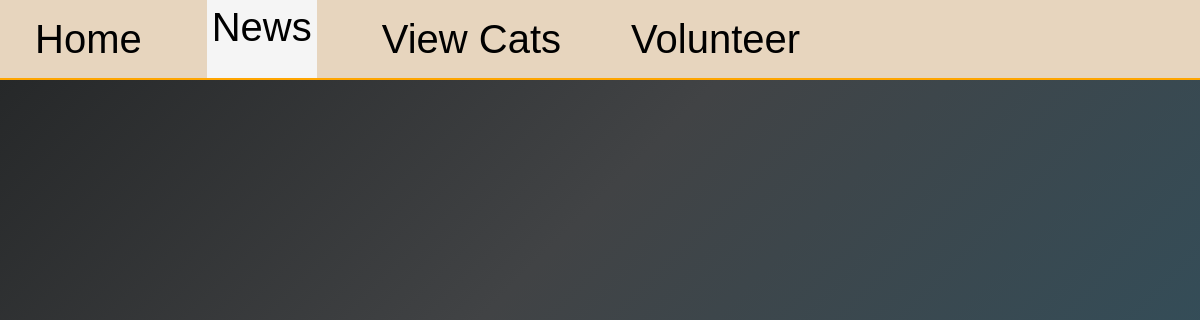
Before: /news/3 with the older database file.
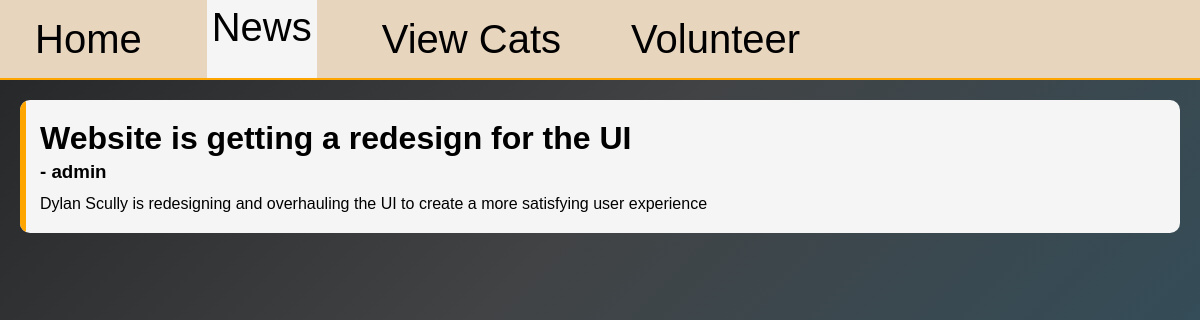
After: the same page with the newer database file.
### db_management.py (models this page shows)
class News(db.Model):
    id = db.Column(db.Integer, primary_key=True)
    headline = db.Column(db.String(50), nullable=False, unique=True)
    description = db.Column(db.String(250), nullable=False, unique=True)
    author_id = db.Column(db.Integer, db.ForeignKey("user.id"), nullable=False)

class User(db.Model):
    id = db.Column(db.Integer, primary_key=True)
    username = db.Column(db.String(50), nullable=False, unique=True)
    password = db.Column(db.String(50), nullable=False)
    level = db.Column(db.String(50), nullable=False)
    news = db.relationship("News", backref="author", lazy=True)
    forms = db.relationship("AdoptionForm", backref="user", lazy=True)
    volunteer_request = db.relationship(
        "VolunteerRequest", backref="user", lazy=True
    )
    transport = db.relationship("CatTransport", backref="user", lazy=True)

### main.py (the view, shortened to what this page needs)
@app.route("/news/<int:id>", methods=["GET", "POST"])
def news(id):
    user = User.query.filter(User.id == id).first()
    news = News.query.all()
    form = NewsForm()
    return render_template(
        "news.html", user=user, form=form, news=news, error="none"
    )

### templates/news.html (shortened to what this page needs)
{% extends "base.html" %} {% block style %}
<link rel="stylesheet" href="{{ url_for('static', filename='news.css') }}" />
<link
	rel="stylesheet"
	href="https://cdnjs.cloudflare.com/ajax/libs/font-awesome/6.5.0/css/all.min.css"
/>
{% endblock %} {% block content %}
<main>
	{% for i in news|reverse %}
	<div class="news-div">
		<div class="content">
			<h2>{{ i.headline }}</h2>
			<h3>- {{ i.author.username }}</h3>
			<p>{{ i.description }}</p>
		</div>
	</div>
	{% endfor %}
</main>
{% endblock %}

Changed rows visible on the page:
added News: headline "Website is getting a redesign for the UI", author.username "admin", description "Dylan Scully is redesigning and overhauling the UI to create a more satisfying user experience"
